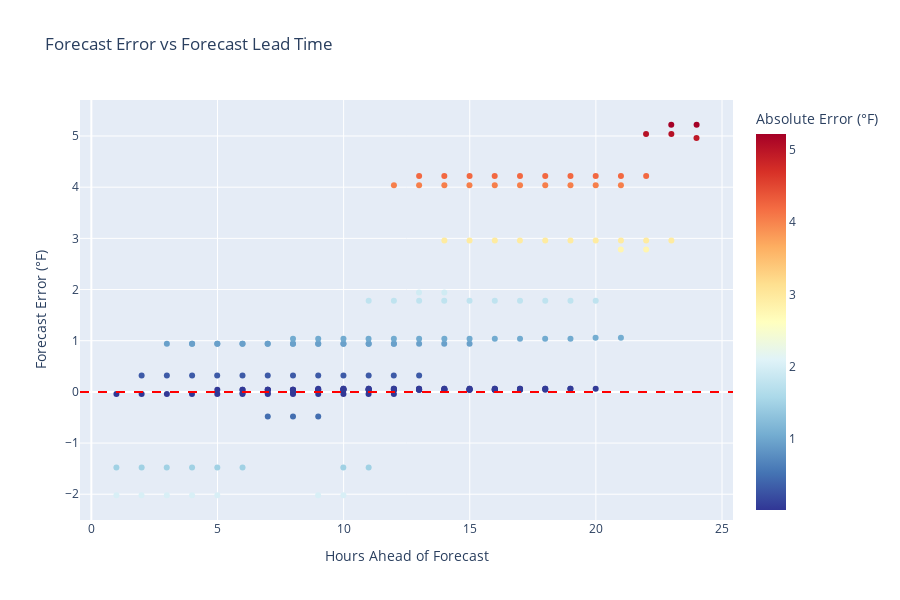

This figure's notebook cell:
### Code cell
# Run analysis and create visualization
df_forecasts, df_observations, grouped_forecasts = process_data(forecasts, observations)
print(f"\nProcessed {len(df_forecasts)} forecasts into {len(grouped_forecasts)} hourly groups")

df_accuracy = analyze_forecast_accuracy(df_forecasts, df_observations, grouped_forecasts)

print("Analysis complete")
print(f"Mean absolute error: {abs(df_accuracy['error']).mean():.2f}°F")

### Figure 1 — Plotly figure (JSON) as saved in the notebook; plotly's stock layout.template omitted (floating-point values rounded to 4 significant figures; data arrays with more than 128 entries replaced by an {"elided": "..."} marker saying what was removed)
{"data": [{"customdata": {"elided": "188x3 mixed values"}, "hovertemplate": "Hours Ahead of Forecast=%{x}<br>Forecast Error (°F)=%{y}<br>forecast_time=%{customdata[0]}<br>actual_temp=%{customdata[1]}<br>forecast_temp=%{customdata[2]}<br>Absolute Error (°F)=%{marker.color}<extra></extra>", "legendgroup": "", "marker": {"color": {"elided": "188 float values"}, "coloraxis": "coloraxis", "symbol": "circle"}, "mode": "markers", "name": "", "orientation": "v", "showlegend": false, "type": "scatter", "x": {"elided": "188 float values"}, "xaxis": "x", "y": {"elided": "188 float values"}, "yaxis": "y"}], "layout": {"coloraxis": {"colorbar": {"title": {"text": "Absolute Error (°F)"}}, "colorscale": [[0, "rgb(49,54,149)"], [0.1, "rgb(69,117,180)"], [0.2, "rgb(116,173,209)"], [0.3, "rgb(171,217,233)"], [0.4, "rgb(224,243,248)"], [0.5, "rgb(255,255,191)"], [0.6, "rgb(254,224,144)"], [0.7, "rgb(253,174,97)"], [0.8, "rgb(244,109,67)"], [0.9, "rgb(215,48,39)"], [1, "rgb(165,0,38)"]]}, "height": 600, "hovermode": "closest", "legend": {"tracegroupgap": 0}, "shapes": [{"line": {"color": "red", "dash": "dash"}, "type": "line", "x0": 0, "x1": 1, "xref": "x domain", "y0": 0, "y1": 0, "yref": "y"}], "showlegend": true, "title": {"text": "Forecast Error vs Forecast Lead Time"}, "xaxis": {"anchor": "y", "domain": [0, 1], "title": {"text": "Hours Ahead of Forecast"}}, "yaxis": {"anchor": "x", "domain": [0, 1], "title": {"text": "Forecast Error (°F)"}}}}
